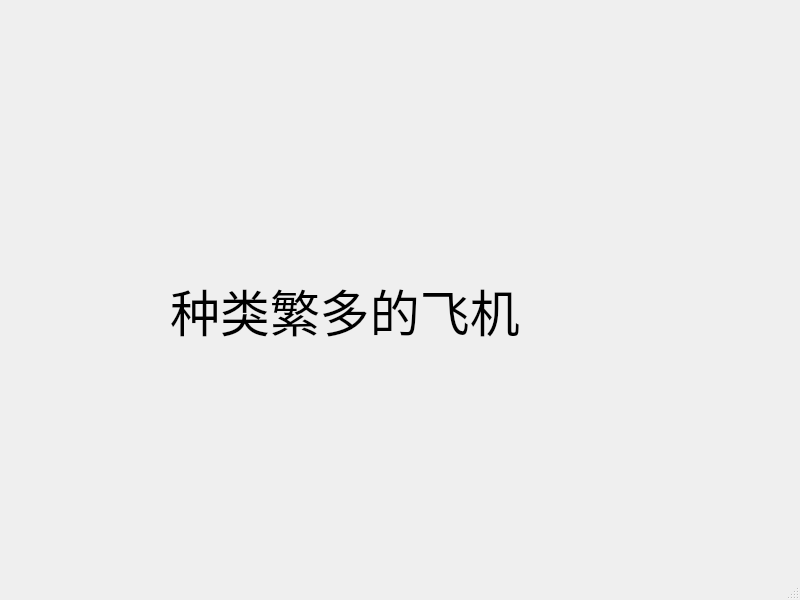
<?xml version="1.0" encoding="UTF-8"?>
<ui version="4.0">
 <class>Check_plane</class>
 <widget class="QMainWindow" name="Check_plane">
  <property name="geometry">
   <rect>
    <x>0</x>
    <y>0</y>
    <width>800</width>
    <height>600</height>
   </rect>
  </property>
  <property name="windowTitle">
   <string>MainWindow</string>
  </property>
  <widget class="QWidget" name="centralwidget">
   <widget class="QLabel" name="label">
    <property name="geometry">
     <rect>
      <x>170</x>
      <y>170</y>
      <width>411</width>
      <height>281</height>
     </rect>
    </property>
    <property name="styleSheet">
     <string notr="true">QLabel
{
font:50px;
}</string>
    </property>
    <property name="text">
     <string>种类繁多的飞机</string>
    </property>
   </widget>
  </widget>
  <widget class="QMenuBar" name="menubar">
   <property name="geometry">
    <rect>
     <x>0</x>
     <y>0</y>
     <width>800</width>
     <height>26</height>
    </rect>
   </property>
  </widget>
  <widget class="QStatusBar" name="statusbar"/>
 </widget>
 <resources/>
 <connections/>
</ui>
